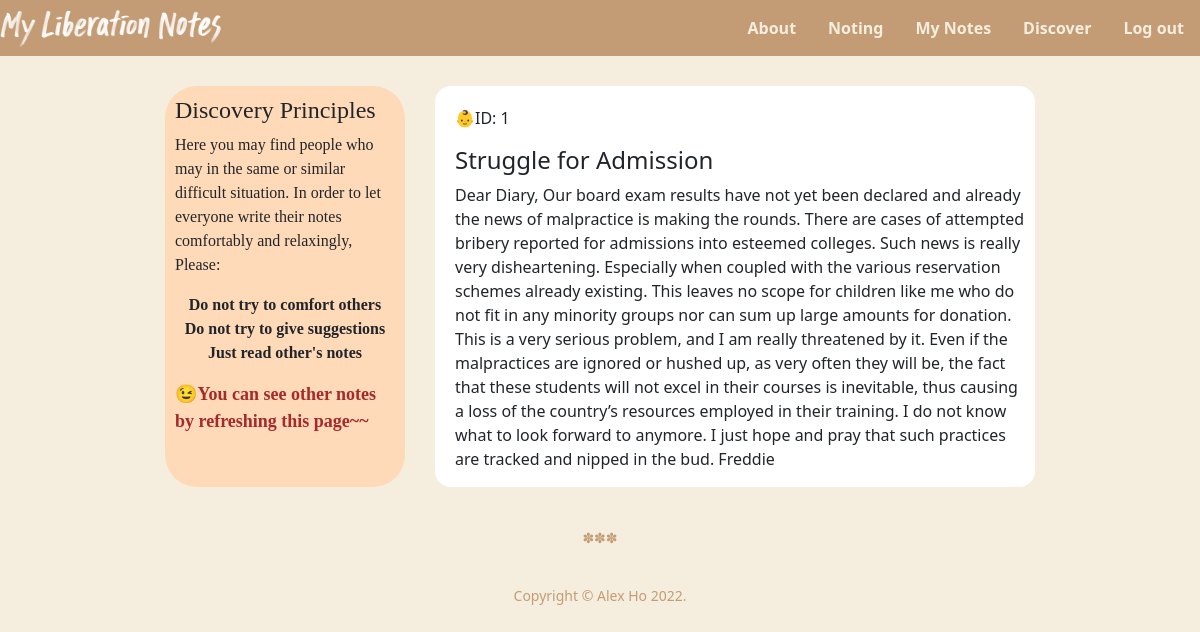
Page /discover (signed in) on the committed database.
### tables this page shows
CREATE TABLE notes
(person_id INTEGER NOT NULL, note_id INTEGER PRIMARY KEY AUTOINCREMENT NOT NULL, title TEXT NOT NULL, content TEXT NOT NULL, date NUMERIC NOT NULL, time NUMERIC NOT NULL, FOREIGN KEY(person_id) REFERENCES users(id));

### app.py (the view)
@app.route("/discover")
@login_required
def discover():
    id = session.get("user_id")
    data = db.execute("SELECT title, content, person_id FROM notes WHERE NOT person_id = ?", id)
    length = len(data)
    number = random.randint(0, length - 1)
    title = data[number]["title"]
    content = data[number]["content"]
    person_id = data[number]["person_id"]
    return render_template("discover.html", title=title, content=content, person_id=person_id)

### app.py (called while the page is built)
@app.after_request
def after_request(response):
    response.headers["Cache-Control"] = "no-cache, no-store, must-revalidate"
    response.headers["Expires"] = 0
    response.headers["Pragma"] = "no-cache"
    return response

### helpers.py (called while the page is built)
def login_required(f):
    @wraps(f)
    def decorated_function(*args, **kwargs):
        if session.get("user_id") is None:
            return redirect("/login")
        return f(*args, **kwargs)
    return decorated_function

### templates/discover.html (shortened to what this page needs)
{% extends "layout-2.html" %}
{% block main %}
    <div class="discover-main">
        <div class="discover-help">
            <div>
                <h4>Discovery Principles</h4>
                <p>
                    Here you may find people who may in the same or similar difficult situation.
                    In order to let everyone write their notes comfortably and relaxingly, Please:
                </p>
                <p id="discovery-principle">Do not try to comfort others<br>
                Do not try to give suggestions<br>
                Just read other's notes</p>
                <p style="font-size: 18px; color: #A52A2A; font-weight: bolder;"><span>&#x1F609</span>You can see other notes by refreshing this page~~ </p>
            </div>
        </div>
        <div class="discover-box">
            <div class="discover-innerbox">
                <p> 👶ID: {{ person_id }}</p>
                <h4>{{ title }}</h4>
                <p>
                    {{ content }}
                </p>
            </div>
        </div>
    </div>
{% endblock %}

### static/body.css (style rules this page uses)
.discover-help { margin-top: 30px; background-color: #FFDAB9; font-family: bookmania, serif; border-radius: 32px; width: 20%; padding: 10px 10px 10px 10px; }
.discover-main { display: flex; flex-direction: row; flex-wrap: wrap; justify-content: center; }
.discover-box { width: 50%; background-color: white; margin: 30px 0 0 30px; border-radius: 16px; }
.discover-innerbox { margin: 20px 10px 0 20px; }
body { background-color: #F5EEDE; }
#discovery-principle { text-align: center; font-weight: bold; }

### rows in the picture
notes: title "Struggle for Admission", content "Dear Diary, Our board exam results have not yet been declared and already the news of malpractice is making the rounds. There are cases of attempted bribery reported for admissions into esteemed colleges. Such news is really very disheartening. Especially when coupled with the various reservation schemes already existing. This leaves no scope for children like me who do not fit in any minority groups nor can sum up large amounts for donation. This is a very serious problem, and I am really threatened by it. Even if the malpractices are ignored or hushed up, as very often they will be, the fact that these students will not excel in their courses is inevitable, thus causing a loss of the…"

### other values in the picture
{{ person_id }} "1"
